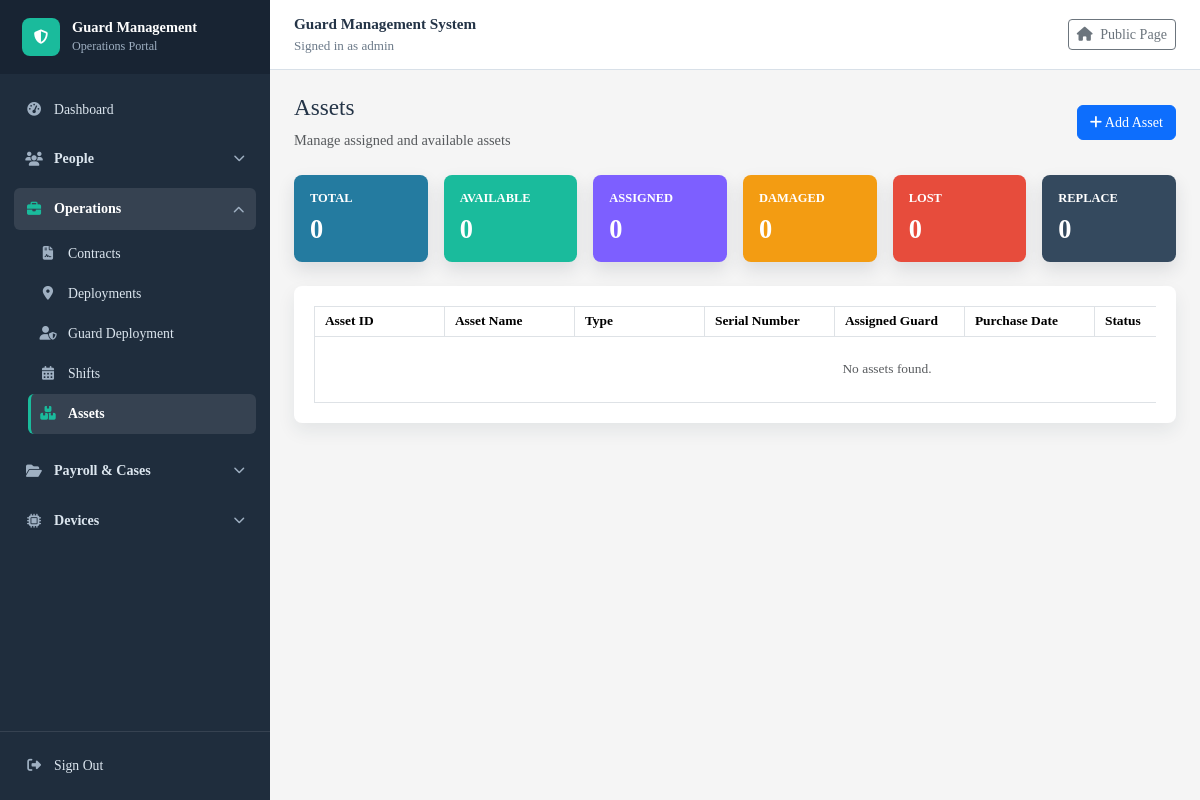
The app's page /assets/ (signed in), older data.
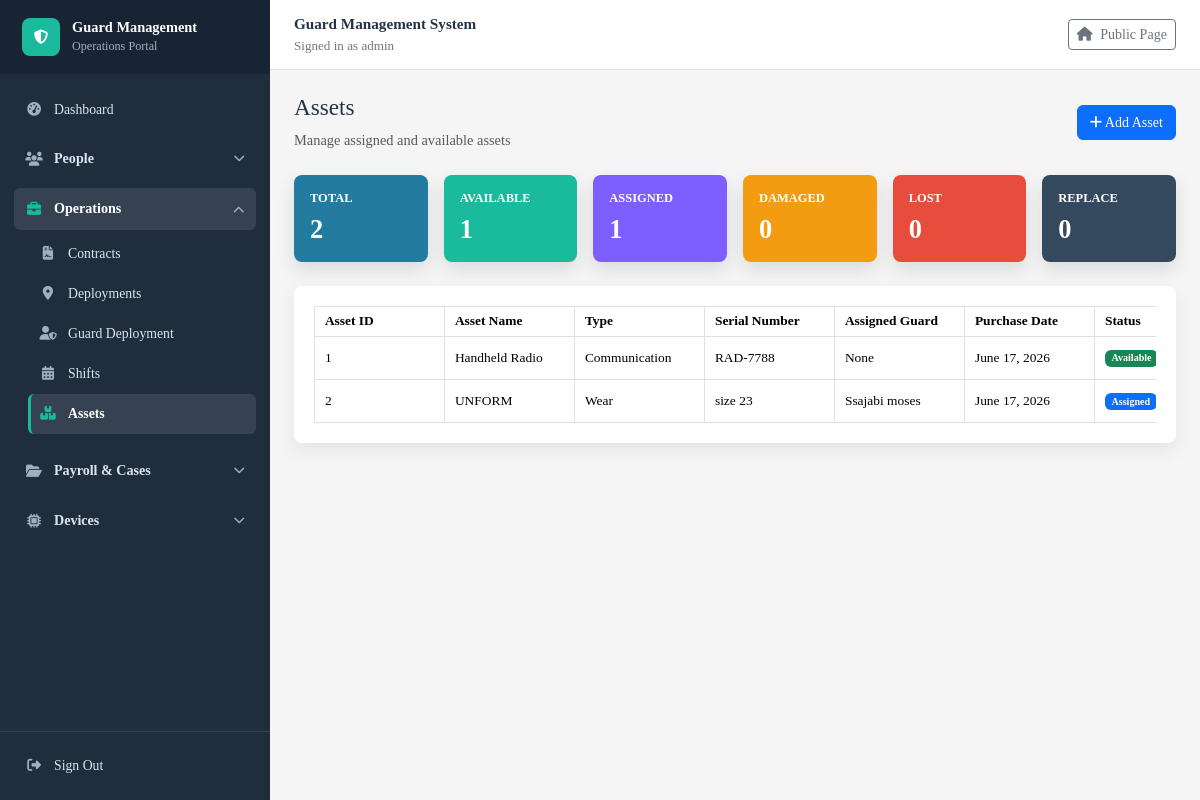
The same page, newer data.
### guardmanagementsystem/models.py (models this page shows, shortened)
class Asset(models.Model):
    STATUS_CHOICES = [
        ('Assigned', 'Assigned'),
        ('Available', 'Available'),
        ('Damaged', 'Damaged'),
        ('Lost', 'Lost'),
        ('Returned', 'Returned'),
    ]
    asset_id = models.AutoField(primary_key=True)
    guard = models.ForeignKey(Guard,on_delete=models.SET_NULL,
 null=True,
        blank=True,
        related_name='assets'
    )
    asset_name = models.CharField(max_length=100)
    asset_type = models.CharField(max_length=100)
    serial_number = models.CharField(max_length=100, unique=True)
    purchase_date = models.DateField()
    status = models.CharField(max_length=20, choices=STATUS_CHOICES, default='Available')

class Guard(models.Model):
    STATUS_CHOICES = [
        ('Active', 'Active'),
        ('Inactive', 'Inactive'),
        ('Suspended', 'Suspended'),
        ('Terminated', 'Terminated'),
        ('Dismissed', 'Dismissed'),
        ('Resigned', 'Resigned'),
    ]
    guard_id = models.AutoField(primary_key=True)
    user = models.OneToOneField(settings.AUTH_USER_MODEL, on_delete=models.SET_NULL, null=True, blank=True, related_name='guard_profile')
    rfid_card = models.OneToOneField(RFIDCard, on_delete=models.SET_NULL, null=True, blank=True, related_name='guard')
    guard_number = models.CharField(max_length=20, unique=True, null=True, blank=True, editable=False)
    full_name = models.CharField(max_length=100)
    date_of_birth = models.DateField()
    phone = models.CharField(max_length=20)
    email = models.EmailField(unique=True)
    address = models.TextField()
    date_of_joining = models.DateField(auto_now= True)
    status = models.CharField(max_length=20, choices=STATUS_CHOICES, default='Active')
    daily_rate = models.DecimalField(max_digits=12, decimal_places=2, default=7000)
    def __str__(self):
        return self.full_name

### guardmanagementsystem/views.py (the view)
# urls.py: path("assets/", views.asset_list, name="asset_list"),
@login_required
def asset_list(request):
    assets = Asset.objects.select_related("guard").prefetch_related("assignment_history").all()
    asset_status_counts = dict(
        assets.values("status").annotate(total=Count("asset_id")).values_list("status", "total")
    )
    total_assets = assets.count()
    issued_assets = asset_status_counts.get("Assigned", 0)
    available_assets = asset_status_counts.get("Available", 0)
    damaged_assets = asset_status_counts.get("Damaged", 0)
    lost_assets = asset_status_counts.get("Lost", 0)
    returned_assets = asset_status_counts.get("Returned", 0)
    refill_required = damaged_assets + lost_assets
    return render(request, "guardmanagementsystem/asset_list.html", {
        "assets": assets,
        "total_assets": total_assets,
        "issued_assets": issued_assets,
        "available_assets": available_assets,
        "damaged_assets": damaged_assets,
        "lost_assets": lost_assets,
        "returned_assets": returned_assets,
        "refill_required": refill_required,
    })

### guardmanagementsystem/context_processors.py (called while the page is built)
def role_access(request):
    user = getattr(request, "user", None)
    if not user:
        return {}
    return {
        "nav_permissions": nav_permissions(user),
        "user_roles": sorted(user_role_names(user)),
    }

### guardmanagementsystem/role_access.py (called while the page is built)
def user_role_names(user):
    if not user.is_authenticated:
        return set()
    if user.is_superuser:
        return {"Admin"}
    return set(user.groups.values_list("name", flat=True))

def user_is_admin(user):
    return user.is_authenticated and (
        user.is_superuser or user.groups.filter(name="Admin").exists()
    )

def user_can_access(user, url_name):
    if not url_name or url_name in PUBLIC_URL_NAMES:
        return True
    if not user.is_authenticated:
        return True
    if user_is_admin(user):
        return True
    roles = user_role_names(user)
    if any(url_name in ROLE_URLS.get(role, set()) for role in roles):
        return True
    return False

def nav_permissions(user):
    roles = user_role_names(user)
    if user_is_admin(user):
        roles = {"Admin"}
    return {
        permission: bool(roles & allowed_roles)
        for permission, allowed_roles in ROLE_PERMISSIONS.items()
    }

### guardmanagementsystem/templates/guardmanagementsystem/asset_list.html (shortened to what this page needs)
{% extends "guardmanagementsystem/base.html" %}
{% block content %}
<div class="d-flex justify-content-between align-items-center mb-4">
    <div>
        <h2>Assets</h2>
        <p class="text-muted mb-0">Manage assigned and available assets</p>
    </div>
    <a href="{% url 'asset_add' %}" class="btn btn-primary">
        <i class="fa fa-plus"></i> Add Asset
    </a>
</div>
<div class="row g-3 mb-4">
    <div class="col-md-2">
        <div class="dashboard-card card-blue p-3">
            <h6>Total</h6>
            <h2>{{ total_assets }}</h2>
        </div>
    </div>
    <div class="col-md-2">
        <div class="dashboard-card card-green p-3">
            <h6>Available</h6>
            <h2>{{ available_assets }}</h2>
        </div>
    </div>
    <div class="col-md-2">
        <div class="dashboard-card card-purple p-3">
            <h6>Assigned</h6>
            <h2>{{ issued_assets }}</h2>
        </div>
    </div>
    <div class="col-md-2">
        <div class="dashboard-card card-orange p-3">
            <h6>Damaged</h6>
            <h2>{{ damaged_assets }}</h2>
        </div>
    </div>
    <div class="col-md-2">
        <div class="dashboard-card card-red p-3">
            <h6>Lost</h6>
            <h2>{{ lost_assets }}</h2>
        </div>
    </div>
    <div class="col-md-2">
        <div class="dashboard-card card-dark p-3">
            <h6>Replace</h6>
            <h2>{{ refill_required }}</h2>
        </div>
    </div>
</div>
<div class="table-card">
    <div class="table-responsive">
        <table class="table table-hover table-bordered align-middle mb-0 export-table" data-export-title="Assets">
            <thead>
                <tr>
                    <th>Asset ID</th>
                    <th>Asset Name</th>
                    <th>Type</th>
                    <th>Serial Number</th>
                    <th>Assigned Guard</th>
                    <th>Purchase Date</th>
                    <th>Status</th>
                </tr>
            </thead>
            <tbody>
                {% for asset in assets %}
                    <tr>
                        <td>{{ asset.asset_id }}</td>
                        <td>{{ asset.asset_name }}</td>
                        <td>{{ asset.asset_type }}</td>
                        <td>{{ asset.serial_number }}</td>
                        <td>{{ asset.guard }}</td>
                        <td>{{ asset.purchase_date }}</td>
                        <td>
                            {% if asset.status == "Available" %}
                                <span class="badge bg-success">{{ asset.status }}</span>
                            {% elif asset.status == "Assigned" %}
                                <span class="badge bg-primary">{{ asset.status }}</span>
                            {% elif asset.status == "Returned" %}
                                <span class="badge bg-secondary">{{ asset.status }}</span>
                            {% elif asset.status == "Damaged" %}
                                <span class="badge bg-warning text-dark">{{ asset.status }}</span>
                            {% elif asset.status == "Lost" %}
                                <span class="badge bg-danger">{{ asset.status }}</span>
                            {% else %}
                                <span class="badge bg-light text-dark">{{ asset.status }}</span>
                            {% endif %}
                        </td>
                    </tr>
                {% empty %}
                    <tr>
                        <td colspan="9" class="text-center text-muted py-4">No assets found.</td>
                    </tr>
                {% endfor %}
            </tbody>
        </table>
    </div>
</div>
{% endblock %}

Row changes from the older to the newer data that the page shows:
added Asset: asset_id "1", asset_name "Handheld Radio", asset_type "Communication", serial_number "RAD-7788", guard "None", purchase_date "June 17, 2026", status "Available"
added Asset: asset_id "2", asset_name "UNFORM", asset_type "Wear", serial_number "size 23", guard "Ssajabi moses", purchase_date "June 17, 2026", status "Assigned"
Text that changed along with them:
{{ total_assets }}: "0" → "2"
{{ available_assets }}: "0" → "1"
{{ issued_assets }}: "0" → "1"
text no longer shown: "No assets found."
